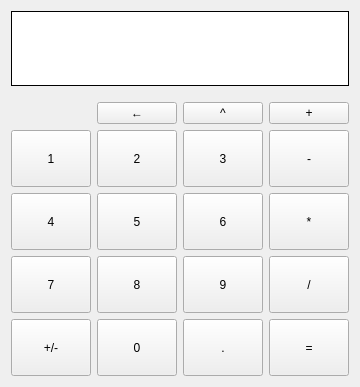
<?xml version="1.0" encoding="UTF-8"?>
<ui version="4.0">
 <class>CalculatorWindow</class>
 <widget class="QWidget" name="CalculatorWindow">
  <property name="geometry">
   <rect>
    <x>0</x>
    <y>0</y>
    <width>360</width>
    <height>387</height>
   </rect>
  </property>
  <property name="maximumSize">
   <size>
    <width>400</width>
    <height>600</height>
   </size>
  </property>
  <property name="windowTitle">
   <string>Calculator</string>
  </property>
  <property name="windowIcon">
   <iconset resource="resource.qrc">
    <normaloff>:/img/res/calculator_logo.svg</normaloff>:/img/res/calculator_logo.svg</iconset>
  </property>
  <layout class="QVBoxLayout" name="verticalLayout">
   <item>
    <layout class="QVBoxLayout" name="verticalLayout_2">
     <item>
      <widget class="QLabel" name="label">
       <property name="enabled">
        <bool>true</bool>
       </property>
       <property name="minimumSize">
        <size>
         <width>0</width>
         <height>30</height>
        </size>
       </property>
       <property name="maximumSize">
        <size>
         <width>16777215</width>
         <height>75</height>
        </size>
       </property>
       <property name="font">
        <font>
         <family>Consolas</family>
         <pointsize>12</pointsize>
        </font>
       </property>
       <property name="styleSheet">
        <string notr="true">background-color: rgb(255, 255, 255);</string>
       </property>
       <property name="frameShape">
        <enum>QFrame::Panel</enum>
       </property>
       <property name="text">
        <string/>
       </property>
       <property name="textInteractionFlags">
        <set>Qt::LinksAccessibleByMouse|Qt::TextSelectableByKeyboard|Qt::TextSelectableByMouse</set>
       </property>
      </widget>
     </item>
     <item>
      <spacer name="verticalSpacer">
       <property name="orientation">
        <enum>Qt::Vertical</enum>
       </property>
       <property name="sizeType">
        <enum>QSizePolicy::Fixed</enum>
       </property>
       <property name="sizeHint" stdset="0">
        <size>
         <width>20</width>
         <height>10</height>
        </size>
       </property>
      </spacer>
     </item>
     <item>
      <layout class="QGridLayout" name="buttonPanel">
       <item row="3" column="2">
        <widget class="QPushButton" name="numInputButton_6">
         <property name="sizePolicy">
          <sizepolicy hsizetype="Preferred" vsizetype="Preferred">
           <horstretch>0</horstretch>
           <verstretch>0</verstretch>
          </sizepolicy>
         </property>
         <property name="text">
          <string>6</string>
         </property>
         <property name="shortcut">
          <string>6</string>
         </property>
         <property name="flat">
          <bool>false</bool>
         </property>
        </widget>
       </item>
       <item row="2" column="3">
        <widget class="QPushButton" name="opInputButtonMinus">
         <property name="sizePolicy">
          <sizepolicy hsizetype="Preferred" vsizetype="Preferred">
           <horstretch>0</horstretch>
           <verstretch>0</verstretch>
          </sizepolicy>
         </property>
         <property name="text">
          <string>-</string>
         </property>
         <property name="shortcut">
          <string>-</string>
         </property>
         <property name="flat">
          <bool>false</bool>
         </property>
        </widget>
       </item>
       <item row="5" column="2">
        <widget class="QPushButton" name="dotInputButton">
         <property name="sizePolicy">
          <sizepolicy hsizetype="Preferred" vsizetype="Preferred">
           <horstretch>0</horstretch>
           <verstretch>0</verstretch>
          </sizepolicy>
         </property>
         <property name="text">
          <string>.</string>
         </property>
         <property name="shortcut">
          <string>.</string>
         </property>
         <property name="flat">
          <bool>false</bool>
         </property>
        </widget>
       </item>
       <item row="4" column="2">
        <widget class="QPushButton" name="numInputButton_9">
         <property name="sizePolicy">
          <sizepolicy hsizetype="Preferred" vsizetype="Preferred">
           <horstretch>0</horstretch>
           <verstretch>0</verstretch>
          </sizepolicy>
         </property>
         <property name="text">
          <string>9</string>
         </property>
         <property name="shortcut">
          <string>9</string>
         </property>
         <property name="flat">
          <bool>false</bool>
         </property>
        </widget>
       </item>
       <item row="5" column="3">
        <widget class="QPushButton" name="equalButton">
         <property name="sizePolicy">
          <sizepolicy hsizetype="Preferred" vsizetype="Preferred">
           <horstretch>0</horstretch>
           <verstretch>0</verstretch>
          </sizepolicy>
         </property>
         <property name="text">
          <string>=</string>
         </property>
         <property name="shortcut">
          <string>Return</string>
         </property>
         <property name="flat">
          <bool>false</bool>
         </property>
        </widget>
       </item>
       <item row="2" column="0">
        <widget class="QPushButton" name="numInputButton_1">
         <property name="enabled">
          <bool>true</bool>
         </property>
         <property name="sizePolicy">
          <sizepolicy hsizetype="Preferred" vsizetype="Preferred">
           <horstretch>0</horstretch>
           <verstretch>0</verstretch>
          </sizepolicy>
         </property>
         <property name="text">
          <string>1</string>
         </property>
         <property name="shortcut">
          <string>1</string>
         </property>
         <property name="flat">
          <bool>false</bool>
         </property>
        </widget>
       </item>
       <item row="3" column="3">
        <widget class="QPushButton" name="opInputButtonMul">
         <property name="sizePolicy">
          <sizepolicy hsizetype="Preferred" vsizetype="Preferred">
           <horstretch>0</horstretch>
           <verstretch>0</verstretch>
          </sizepolicy>
         </property>
         <property name="text">
          <string>*</string>
         </property>
         <property name="shortcut">
          <string>*</string>
         </property>
         <property name="flat">
          <bool>false</bool>
         </property>
        </widget>
       </item>
       <item row="5" column="0">
        <widget class="QPushButton" name="negSwitchButton">
         <property name="sizePolicy">
          <sizepolicy hsizetype="Preferred" vsizetype="Preferred">
           <horstretch>0</horstretch>
           <verstretch>0</verstretch>
          </sizepolicy>
         </property>
         <property name="text">
          <string>+/-</string>
         </property>
         <property name="flat">
          <bool>false</bool>
         </property>
        </widget>
       </item>
       <item row="2" column="2">
        <widget class="QPushButton" name="numInputButton_3">
         <property name="sizePolicy">
          <sizepolicy hsizetype="Preferred" vsizetype="Preferred">
           <horstretch>0</horstretch>
           <verstretch>0</verstretch>
          </sizepolicy>
         </property>
         <property name="text">
          <string>3</string>
         </property>
         <property name="shortcut">
          <string>3</string>
         </property>
         <property name="flat">
          <bool>false</bool>
         </property>
        </widget>
       </item>
       <item row="1" column="3">
        <widget class="QPushButton" name="opInputButtonPlus">
         <property name="sizePolicy">
          <sizepolicy hsizetype="Preferred" vsizetype="Preferred">
           <horstretch>0</horstretch>
           <verstretch>0</verstretch>
          </sizepolicy>
         </property>
         <property name="text">
          <string>+</string>
         </property>
         <property name="shortcut">
          <string>+</string>
         </property>
         <property name="flat">
          <bool>false</bool>
         </property>
        </widget>
       </item>
       <item row="2" column="1">
        <widget class="QPushButton" name="numInputButton_2">
         <property name="sizePolicy">
          <sizepolicy hsizetype="Preferred" vsizetype="Preferred">
           <horstretch>0</horstretch>
           <verstretch>0</verstretch>
          </sizepolicy>
         </property>
         <property name="text">
          <string>2</string>
         </property>
         <property name="shortcut">
          <string>2</string>
         </property>
         <property name="flat">
          <bool>false</bool>
         </property>
        </widget>
       </item>
       <item row="4" column="1">
        <widget class="QPushButton" name="numInputButton_8">
         <property name="sizePolicy">
          <sizepolicy hsizetype="Preferred" vsizetype="Preferred">
           <horstretch>0</horstretch>
           <verstretch>0</verstretch>
          </sizepolicy>
         </property>
         <property name="text">
          <string>8</string>
         </property>
         <property name="shortcut">
          <string>8</string>
         </property>
         <property name="flat">
          <bool>false</bool>
         </property>
        </widget>
       </item>
       <item row="4" column="3">
        <widget class="QPushButton" name="opInputButtonDiv">
         <property name="sizePolicy">
          <sizepolicy hsizetype="Preferred" vsizetype="Preferred">
           <horstretch>0</horstretch>
           <verstretch>0</verstretch>
          </sizepolicy>
         </property>
         <property name="text">
          <string>/</string>
         </property>
         <property name="shortcut">
          <string>/</string>
         </property>
         <property name="flat">
          <bool>false</bool>
         </property>
        </widget>
       </item>
       <item row="3" column="1">
        <widget class="QPushButton" name="numInputButton_5">
         <property name="sizePolicy">
          <sizepolicy hsizetype="Preferred" vsizetype="Preferred">
           <horstretch>0</horstretch>
           <verstretch>0</verstretch>
          </sizepolicy>
         </property>
         <property name="text">
          <string>5</string>
         </property>
         <property name="shortcut">
          <string>5</string>
         </property>
         <property name="flat">
          <bool>false</bool>
         </property>
        </widget>
       </item>
       <item row="3" column="0">
        <widget class="QPushButton" name="numInputButton_4">
         <property name="sizePolicy">
          <sizepolicy hsizetype="Preferred" vsizetype="Preferred">
           <horstretch>0</horstretch>
           <verstretch>0</verstretch>
          </sizepolicy>
         </property>
         <property name="text">
          <string>4</string>
         </property>
         <property name="shortcut">
          <string>4</string>
         </property>
         <property name="flat">
          <bool>false</bool>
         </property>
        </widget>
       </item>
       <item row="5" column="1">
        <widget class="QPushButton" name="numInputButton_0">
         <property name="sizePolicy">
          <sizepolicy hsizetype="Preferred" vsizetype="Preferred">
           <horstretch>0</horstretch>
           <verstretch>0</verstretch>
          </sizepolicy>
         </property>
         <property name="text">
          <string>0</string>
         </property>
         <property name="shortcut">
          <string>0</string>
         </property>
         <property name="flat">
          <bool>false</bool>
         </property>
        </widget>
       </item>
       <item row="4" column="0">
        <widget class="QPushButton" name="numInputButton_7">
         <property name="sizePolicy">
          <sizepolicy hsizetype="Preferred" vsizetype="Preferred">
           <horstretch>0</horstretch>
           <verstretch>0</verstretch>
          </sizepolicy>
         </property>
         <property name="text">
          <string>7</string>
         </property>
         <property name="shortcut">
          <string>7</string>
         </property>
         <property name="flat">
          <bool>false</bool>
         </property>
        </widget>
       </item>
       <item row="1" column="2">
        <widget class="QPushButton" name="opInputButtonPow">
         <property name="sizePolicy">
          <sizepolicy hsizetype="Preferred" vsizetype="Preferred">
           <horstretch>0</horstretch>
           <verstretch>0</verstretch>
          </sizepolicy>
         </property>
         <property name="text">
          <string>^</string>
         </property>
         <property name="shortcut">
          <string>^</string>
         </property>
         <property name="flat">
          <bool>false</bool>
         </property>
        </widget>
       </item>
       <item row="1" column="1">
        <widget class="QPushButton" name="backspaceButton">
         <property name="text">
          <string>←</string>
         </property>
         <property name="shortcut">
          <string>Backspace</string>
         </property>
        </widget>
       </item>
      </layout>
     </item>
    </layout>
   </item>
  </layout>
 </widget>
 <tabstops>
  <tabstop>opInputButtonMinus</tabstop>
  <tabstop>opInputButtonMul</tabstop>
  <tabstop>opInputButtonDiv</tabstop>
 </tabstops>
 <resources>
  <include location="resource.qrc"/>
 </resources>
 <connections/>
</ui>
